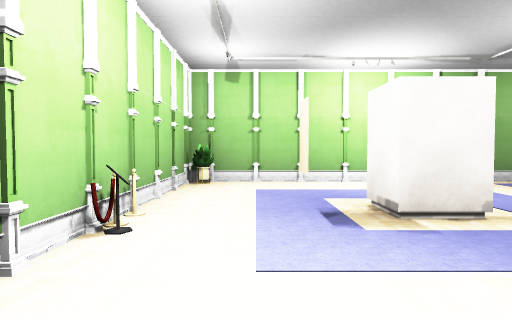
view 1 (above)

16 first-person views from a walk through a scene from a Unity 3-D project. The camera is 1.5 m above the floor, tilts 2° down and sees 75° across. The floor is counted in squares, 2 m on a side. Each view is taken from the middle of a square. On the plan, view 1 faces up. The plan holds only what a view shows up to about 11 squares ahead; the rest is blank. The player character is not drawn. Door leaves are left out, so doorways stand open. Some surface patterns are stand-ins.

view 2
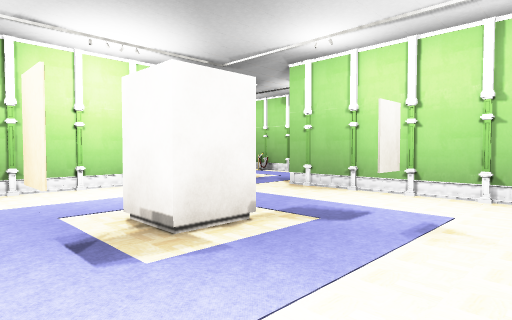

view 3
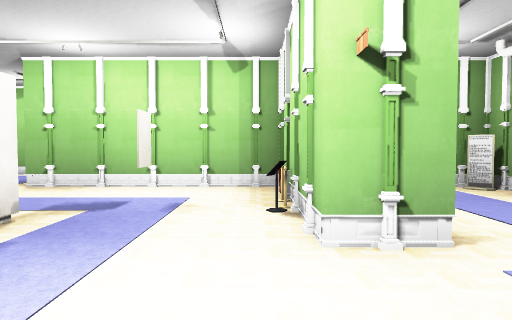

view 4
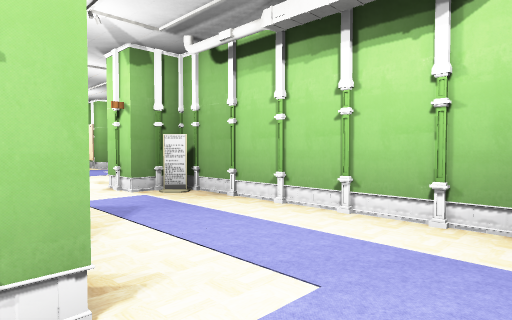

view 5
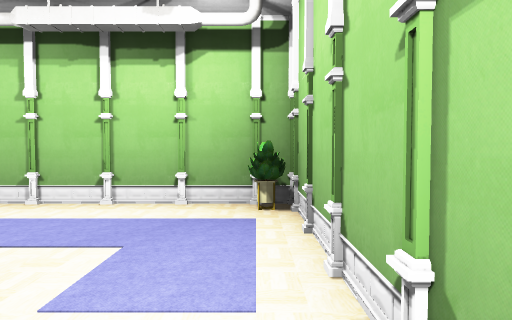

view 6
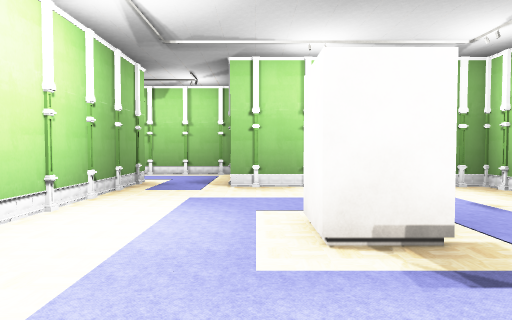

view 7
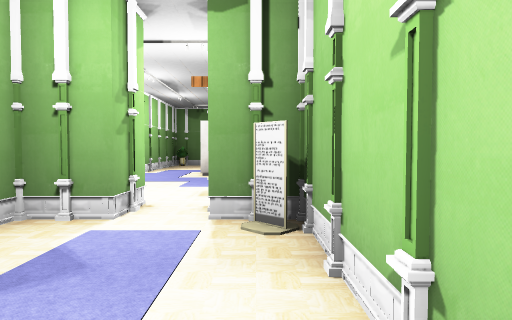

view 8
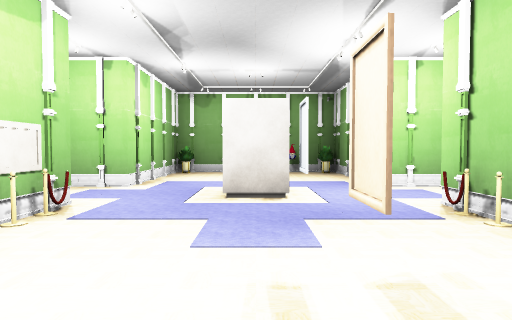

view 9
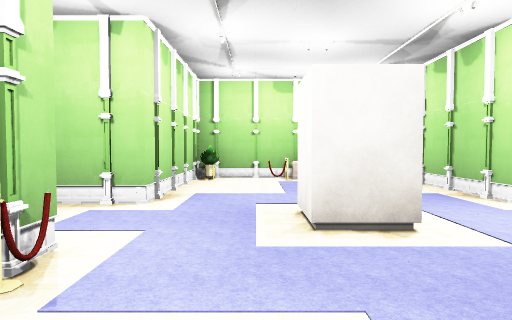

view 10
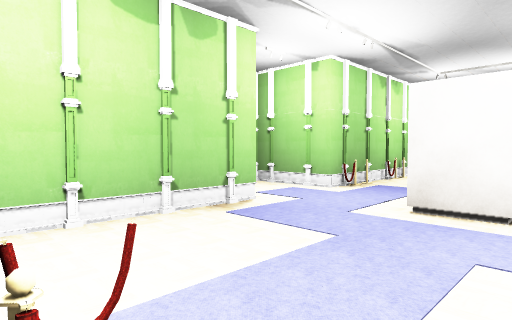

view 11
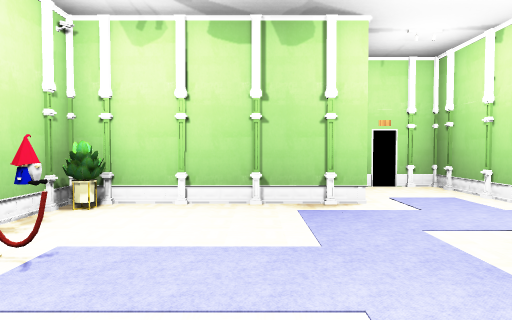

view 12
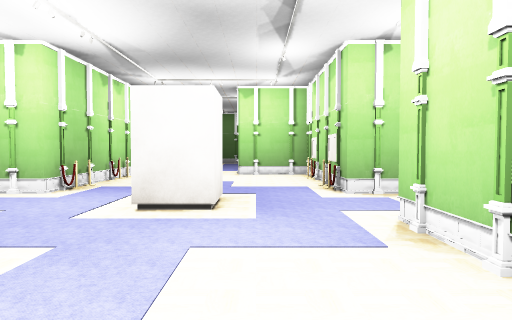

view 13
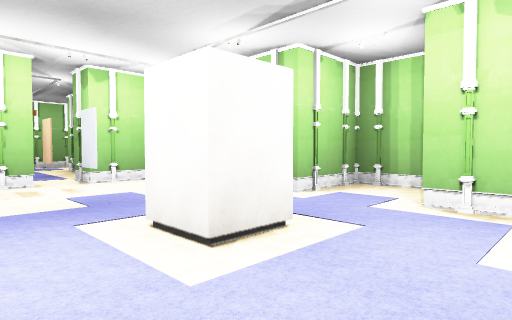

view 14
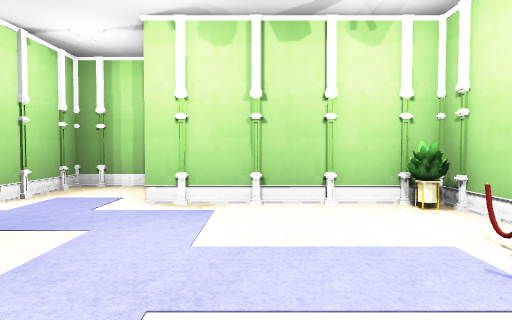

view 15
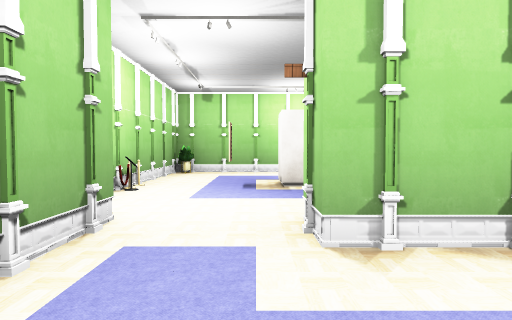

view 16
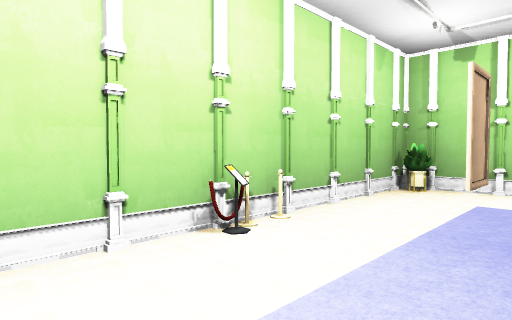

### Floor plan
Ten units are one square. View 1 is at (0, 0); x grows to the right and y downward. Boxes are objects, and circles mark ways between rooms. Rooms are numbered by the first view taken in them; rooms with no view inside come last. Other rooms are left out.
<svg viewBox="-20 -80 190 150">
<path fill="none" stroke="#000" d="M30 5 15 5 15 -5M-5 23 -5 30M-6 35 55 35 55 25M-5 -5 -5 21M55 15 55 5M28 5 22 3M29 4 22 6M-4 2 -5 8M15 -5 55 -5 55 -55M65 -75 -15 -75 -15 -12M-14 -27 -15 -21M125 56 125 45 165 45 165 -5 125 -5 125 -17M119 -25 105 -25 105 -5 65 -5 65 15 55 15M66 45 105 45 105 65 114 65M55 25 65 25 65 31M138 -5 132 -4"/>
<rect x="-5" y="25" width="10" height="10" fill="#bbb"><title>other object</title></rect>
<rect x="45" y="25" width="10" height="10" fill="#bbb"><title>other object</title></rect>
<rect x="-15" y="-35" width="10" height="10" fill="#bbb"><title>other object</title></rect>
<rect x="-15" y="-45" width="10" height="10" fill="#bbb"><title>other object</title></rect>
<rect x="-15" y="-75" width="10" height="10" fill="#bbb"><title>other object</title></rect>
<rect x="15" y="-15" width="10" height="10" fill="#bbb"><title>other object</title></rect>
<rect x="15" y="-45" width="10" height="10" fill="#bbb"><title>other object</title></rect>
<rect x="25" y="-15" width="10" height="10" fill="#bbb"><title>other object</title></rect>
<rect x="35" y="-15" width="10" height="10" fill="#bbb"><title>other object</title></rect>
<rect x="65" y="35" width="10" height="10" fill="#bbb"><title>other object</title></rect>
<rect x="65" y="5" width="10" height="10" fill="#bbb"><title>other object</title></rect>
<rect x="65" y="-5" width="10" height="10" fill="#bbb"><title>other object</title></rect>
<rect x="75" y="35" width="10" height="10" fill="#bbb"><title>other object</title></rect>
<rect x="75" y="25" width="10" height="10" fill="#bbb"><title>other object</title></rect>
<rect x="75" y="-5" width="10" height="10" fill="#bbb"><title>other object</title></rect>
<rect x="85" y="35" width="10" height="10" fill="#bbb"><title>other object</title></rect>
<rect x="85" y="25" width="10" height="10" fill="#bbb"><title>other object</title></rect>
<rect x="85" y="5" width="10" height="10" fill="#bbb"><title>other object</title></rect>
<rect x="85" y="-5" width="10" height="10" fill="#bbb"><title>other object</title></rect>
<rect x="105" y="15" width="20" height="10" fill="#bbb"><title>other object</title></rect>
<rect x="155" y="35" width="10" height="10" fill="#bbb"><title>other object</title></rect>
<rect x="155" y="25" width="10" height="10" fill="#bbb"><title>other object</title></rect>
<rect x="155" y="15" width="10" height="10" fill="#bbb"><title>other object</title></rect>
<rect x="155" y="-5" width="10" height="10" fill="#bbb"><title>other object</title></rect>
<circle cx="5" cy="0" r="3" fill="#2a7"/>
<circle cx="60" cy="20" r="3" fill="#2a7"/>
<text x="20" y="20">1</text>
<text x="20" y="-40">2</text>
<text x="110" y="20">3</text>
</svg>
Room 1 opens to room 2. Room 1 opens to room 3.

Where each view was taken, in squares from view 1:
view 1: 0 up, 0 right, facing up
view 2: 1 up, 0 right, facing up-right
view 3: 1 up, 1 left, facing right
view 4: 0 up, 0 right, facing down-right
view 5: 1 up, 0 right, facing down
view 6: 5 up, 1 left, facing right
view 7: 3 down, 2 right, facing right
view 8: 2 down, 6 right, facing right
view 9: 1 down, 8 right, facing right
view 10: 1 down, 16 right, facing down-left
view 11: 0 up, 14 right, facing down
view 12: 1 down, 16 right, facing left
view 13: 4 down, 14 right, facing up-left
view 14: 4 down, 14 right, facing up
view 15: 3 down, 1 right, facing up
view 16: 1 up, 1 right, facing up-left
